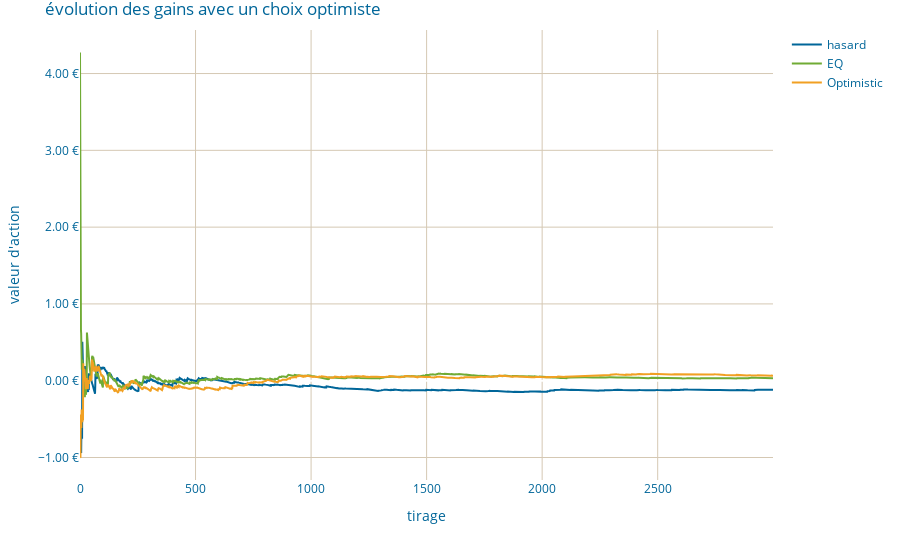

Notebook source saved alongside this figure:
### Code cell
data_fig=[{
    'name' : "hasard",
    'type': 'scatter',
    'mode' : 'lines',
    'x' : tirageAleatoire.index,
    'y' : tirageAleatoire.Q
},{
    'name' : "EQ",
    'type': 'scatter',
    'mode' : 'lines',
    'x' : tirageEQ.index,
    'y' : tirageEQ.Q
},{
    'name' : "Optimistic",
    'type': 'scatter',
    'mode' : 'lines',
    'x' : tirageOpt.index,
    'y' : tirageOpt.Q
}]

layout = {  
    'title' : 'évolution des gains avec un choix optimiste',
    'template' : 'blitz',
    'xaxis' : {
        'title' : "tirage",
    },
    'yaxis' : {
        'title' : "valeur d'action",
        'tickformat' : '.2f',
        'ticksuffix' : ' €'
    }
} 
pio.show({'data': data_fig, 'layout':layout})

### Figure 1 — Plotly figure (JSON) as saved in the notebook; plotly's stock layout.template omitted (floating-point values rounded to 4 significant figures; data arrays with more than 128 entries replaced by an {"elided": "..."} marker saying what was removed)
{"data": [{"mode": "lines", "name": "hasard", "type": "scatter", "x": {"elided": "3000 int values"}, "y": {"elided": "3000 float values"}}, {"mode": "lines", "name": "EQ", "type": "scatter", "x": {"elided": "3000 int values"}, "y": {"elided": "3000 float values"}}, {"mode": "lines", "name": "Optimistic", "type": "scatter", "x": {"elided": "3000 int values"}, "y": {"elided": "3000 float values"}}], "layout": {"title": {"text": "évolution des gains avec un choix optimiste"}, "xaxis": {"title": {"text": "tirage"}}, "yaxis": {"tickformat": ".2f", "ticksuffix": " €", "title": {"text": "valeur d'action"}}}}
